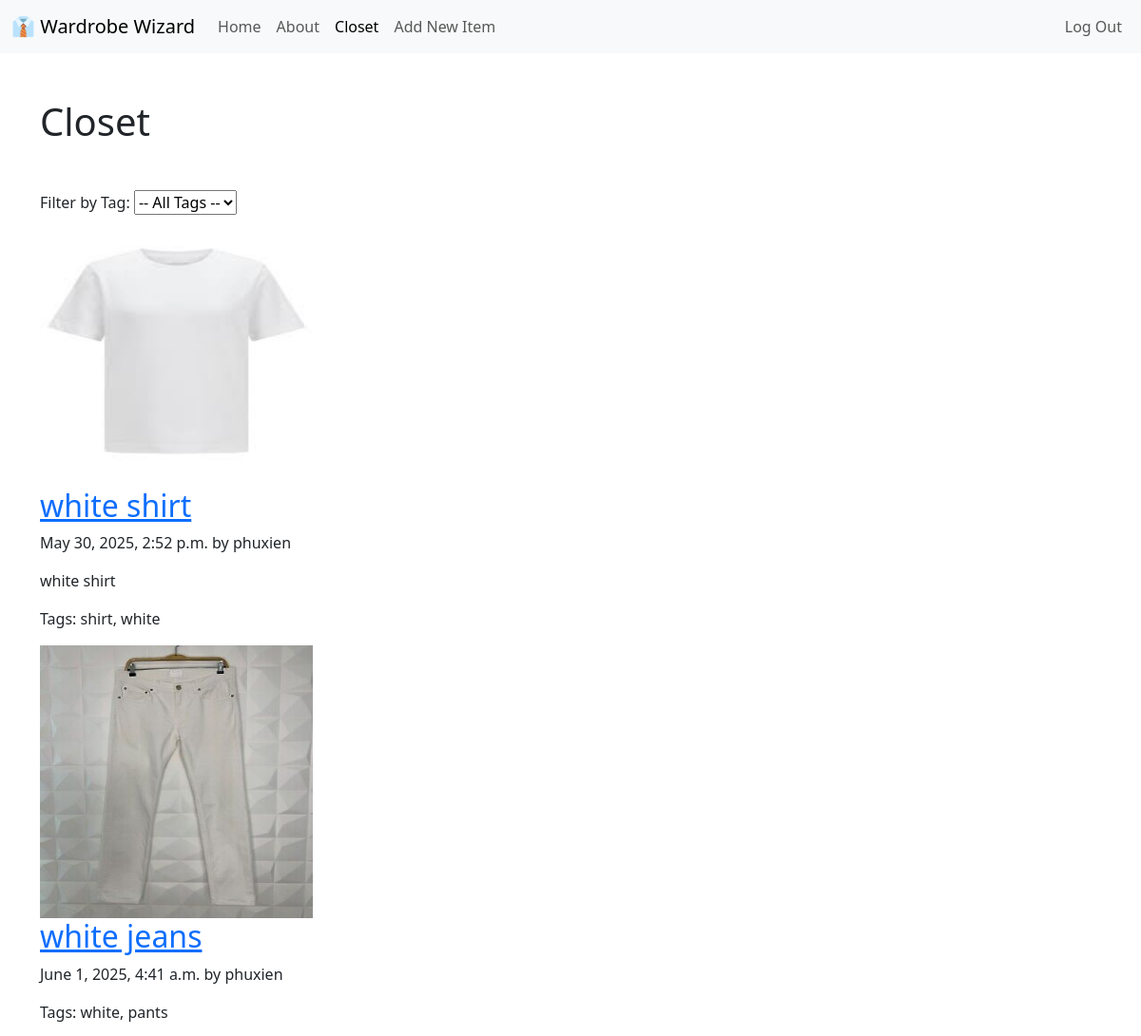
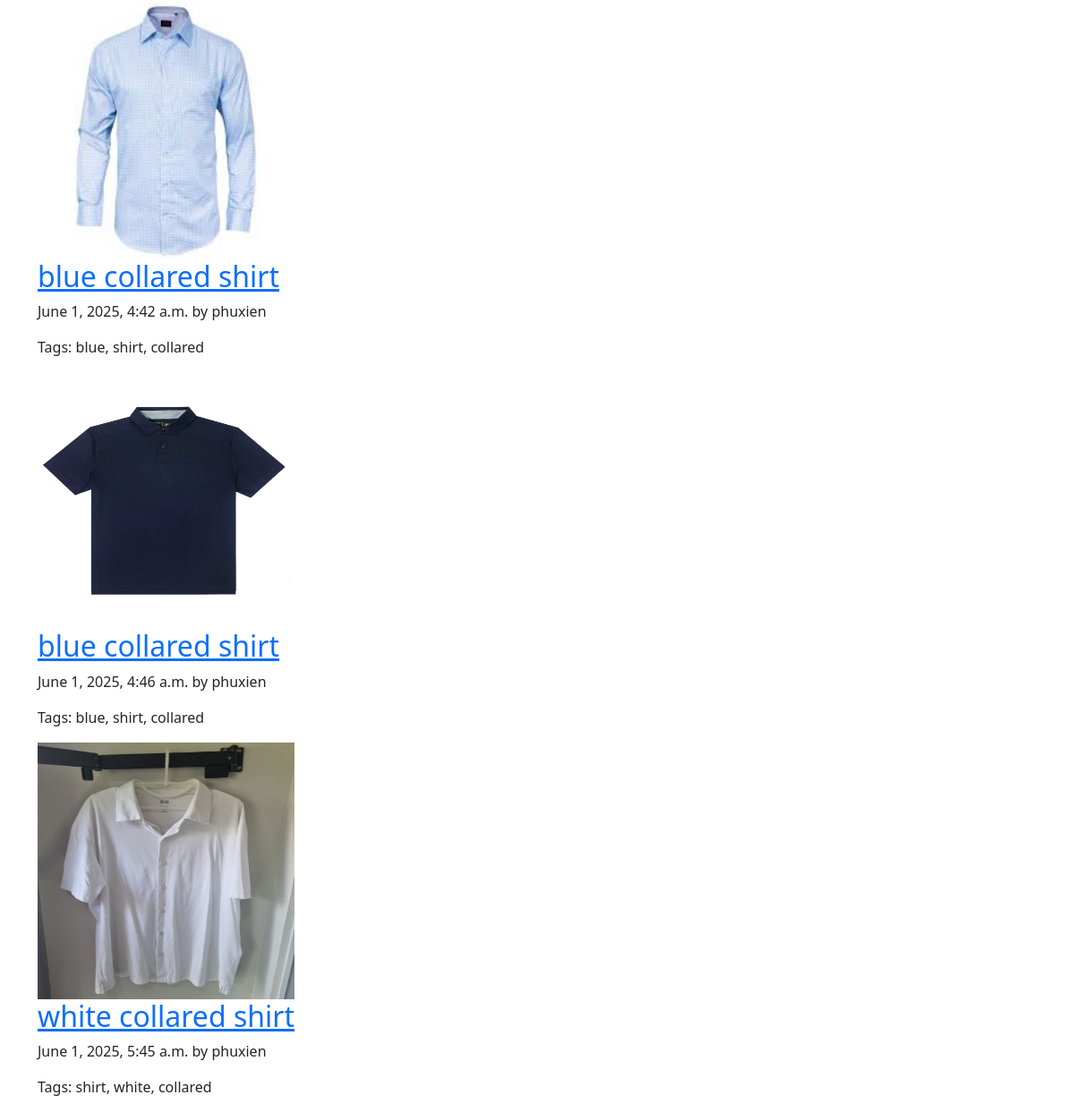
Before: /posts/ (signed in) with the older database file (2 pictures, top to bottom).
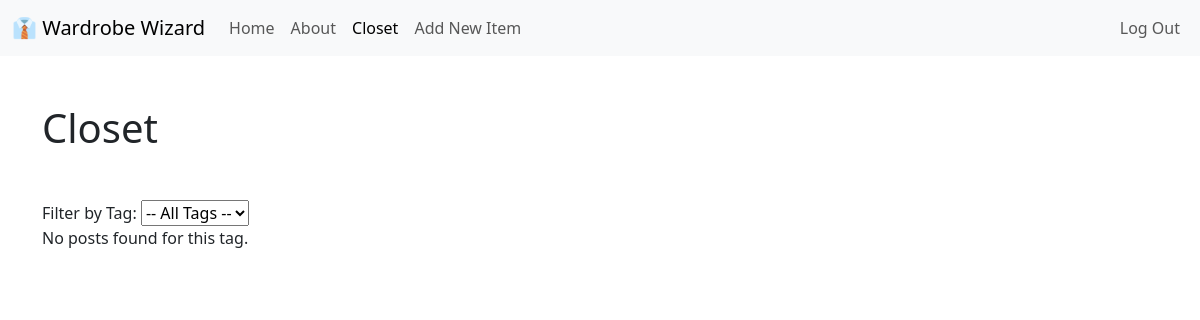
After: the same page with the newer database file.
### posts/models.py (models this page shows, shortened)
class Post(models.Model):
    title = models.CharField(max_length = 75)
    category = models.TextField(blank=True) #different from Charfield, relates to a text area form input
    slug = models.SlugField(blank=True) #unused, urls generated by pk, left here for future deployments relating to slugs
    date = models.DateTimeField(auto_now_add = True) #auto adds date and time
    image = models.ImageField(default='fallback.jpeg', blank = True)
    author = models.ForeignKey(User, on_delete=models.CASCADE, default=None)
    tags = TaggableManager()

### posts/views.py (the view)
# urls.py: path('', views.posts_list, name="list"),
@login_required
def posts_list(request):
    tag = request.GET.get('tag')
    tags = Tag.objects.all()
    if tag:
        posts = Post.objects.filter(author=request.user, tags__name=tag)
    else:
        posts = Post.objects.filter(author=request.user)
    return render(request, 'posts/posts_list.html', {'posts': posts, 'user': request.user, 'selected_tag': tag, 'tags': tags})

### posts/templates/posts/posts_list.html (shortened to what this page needs)
{% extends 'layout.html' %}
{% block content %}
    <div class="container-md">
        <h1 class="mt-5 mb-5">Closet</h1>
        <form method="get" action="">
            <label for="tag">Filter by Tag:</label>
            <select name="tag" id="tag" onchange="this.form.submit()">
                <option value="">-- All Tags --</option>
            </select>
        </form>
        {% for post in posts %}
            <article>
                <img
                    class="image"
                    src="{{ post.image.url }}"
                    height = 287
                    width = 287
                    alt="{{ post.title }}"
                />
            <h2>
                <a href="{% url 'posts:page' post.pk %}">
                    {{ post.title }}
                </a>
            </h2>
            <p>{{ post.date }} by {{ post.author }}</p>
            <p>{{ post.category }}</p>
            <p>Tags:
                {% for tag in post.tags.all %}
                    <span>{{ tag }}</span>{% if not forloop.last %}, {% endif %}
                {% endfor %}
            </p>
            </article>
        {% empty %}
            <p>No posts found for this tag.</p>
        {% endfor %}
    </div>
{% endblock %}

### templates/layout.html (shortened to what this page needs)
<!DOCTYPE html>
{% load static %}
<html lang="en">
<head>
    <link href="https://cdn.jsdelivr.net/npm/bootstrap@5.3.6/dist/css/bootstrap.min.css" rel="stylesheet">
</head>
<body>
    <nav class="navbar navbar-expand-lg bg-body-tertiary">
        <div class="container-fluid">
            <a class="navbar-brand" href="/">👔 Wardrobe Wizard</a>
            <div class="collapse navbar-collapse" id="navbarNav">
                <ul class="navbar-nav">
                    <li class="nav-item">
                        <a class="nav-link {% if request.path == '/' %}active{% endif %}" href="/">Home</a>
                    </li>
                    <li class="nav-item">
                        <a class="nav-link {% if request.path == '/about/' %}active{% endif %}" href="/about">About</a>
                    </li>
                    {% if user.is_authenticated %}
                    <li class="nav-item">
                        <a class="nav-link {% if request.path == '/posts/' %}active{% endif %}" href="{% url 'posts:list' %}">Closet</a>
                    </li>
                    <li class="nav-item">
                        <a class="nav-link {% if request.path == '/posts/new-post/' %}active{% endif %}" href="{% url 'posts:new-post' %}">Add New Item</a>
                    </li>
                </ul>
                <ul class="navbar-nav ms-auto">
                    <form action="{% url 'users:logout' %}" method="post">
                        <button class="nav-link" aria-label="User Logout" title="User Logout">Log Out</button>
                    </form>
                </ul>
                    {% endif %}
            </div>
        </div>
    </nav>
    <main>
        {% block content %}
        {% endblock %}
    </main>
</body>
</html>

Changed rows visible on the page:
removed Post: image (picture), title "white shirt", date "May 30, 2025, 2:52 p.m.", author "phuxien", category "white shirt"
no longer on this page (row unchanged): Tag: name "shirt"
no longer on this page (row unchanged): Tag: name "white"
removed Post: image (picture), title "white jeans", date "June 1, 2025, 4:41 a.m.", author "phuxien"
no longer on this page (row unchanged): Tag: name "pants", shown under "white jeans"
removed Post: image (picture), title "blue collared shirt", date "June 1, 2025, 4:42 a.m.", author "phuxien"
no longer on this page (row unchanged): Tag: name "blue"
no longer on this page (row unchanged): Tag: name "collared"
removed Post: image (picture), title "blue collared shirt", date "June 1, 2025, 4:46 a.m.", author "phuxien"
removed Post: image (picture), title "white collared shirt", date "June 1, 2025, 5:45 a.m.", author "phuxien"
Other visible differences:
text now shown: "No posts found for this tag."
